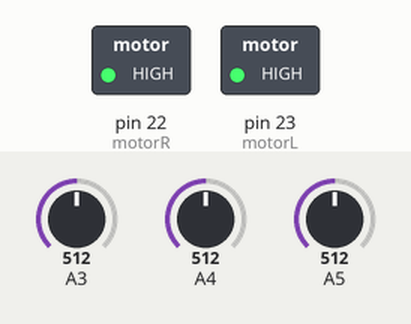
Recording of a sketch running on a simulated Arduino Mega 2560, built with avr-gcc and run on an emulated ATmega2560. Shown: switched loads named in the sketch (green lamp = pin HIGH). Inputs (shaded band) come from the test bench; at power-on: A3 = 512, A4 = 512, A5 = 512.

Above: at 0.1 s.
Timing chart, 0 to 1.6 s (numbered marks = the images above):
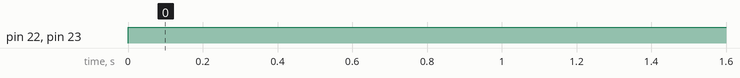

Measured:
- by itself, pin 22 (motorR), pin 23 (motorL): LOW → HIGH at 0.00 s

The sketch:

Line_follower.ino
```cpp
//timer to throttle down serial out messages
unsigned long serial_timer = 0;

//infrared sensor teensy pins
const int irL = 19;
const int irC = 20;
const int irR = 21;
// IR Sensor values
int irValL; // Left
int irValC; // Centre
int irValR; // Right

//motor controllers
const int motorL = 23;
const int motorR = 22;

void setup()
{
	Serial.begin(9600);

	//set infrared inputs with internal pullup resistors
	pinMode(irL,INPUT_PULLUP);
	pinMode(irC,INPUT_PULLUP);
	pinMode(irR,INPUT_PULLUP);

  serial_timer = millis(); //set initial timer value

}

int roundVal(int val){
	if(val < 500){
		val = 0;
	}else{
		val = 1;
	}
	return val;
}
void getIR(){
    // Read sensors
	// Input ranges from 1023 (sensor is over white) and 0 (sensor is over black)
	// Typical range is 800 to 40 (tested on matt B&W photocopier printout on bond paper)
    // TO DO: calibrate sensors?
	irValL = roundVal(analogRead(irL));
    irValC = roundVal(analogRead(irC));
    irValR = roundVal(analogRead(irR));
}
void setMotors(int speedL,int speedR){
		// update motor pin voltages
	analogWrite(motorL,speedL);
	analogWrite(motorR,speedR);
}
void loop(){

		//update IR sensor readings
		getIR();

		//determine line position
		if (irValL == 1 and irValC == 0 and irValR == 0 ){
			setMotors(0,1000);
		}else if (irValL == 1 and irValC == 1 and irValR == 0 ){
			setMotors(300,1000);
		}else if (irValL == 1 and irValC == 1 and irValR == 1 ){
			setMotors(1000,1000);
		}else if (irValL == 1 and irValC == 0 and irValR == 1 ){
			setMotors(1000,1000);
		}else if (irValL == 0 and irValC == 1 and irValR == 1 ){
			setMotors(1000,300);
		}else if (irValL == 0 and irValC == 0 and irValR == 1 ){
			setMotors(1000,0);
		}


//output to serial every second
	if(millis() - serial_timer > 1000){


	serial_timer = millis();
	}
}
```
